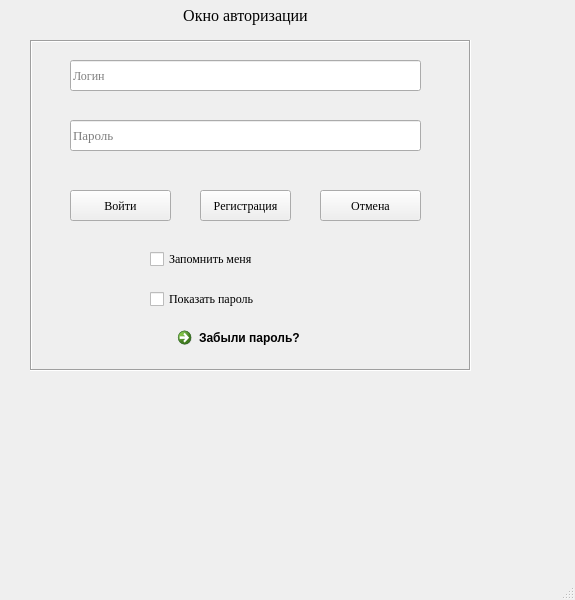
<?xml version="1.0" encoding="UTF-8"?>
<ui version="4.0">
 <class>mainWindow</class>
 <widget class="QMainWindow" name="mainWindow">
  <property name="geometry">
   <rect>
    <x>0</x>
    <y>0</y>
    <width>575</width>
    <height>600</height>
   </rect>
  </property>
  <property name="font">
   <font>
    <family>Times New Roman</family>
    <pointsize>9</pointsize>
   </font>
  </property>
  <property name="windowTitle">
   <string>Авторизация</string>
  </property>
  <widget class="QWidget" name="centralwidget">
   <widget class="QLineEdit" name="lineEdit">
    <property name="geometry">
     <rect>
      <x>70</x>
      <y>60</y>
      <width>351</width>
      <height>31</height>
     </rect>
    </property>
    <property name="statusTip">
     <string/>
    </property>
    <property name="text">
     <string/>
    </property>
    <property name="placeholderText">
     <string>Логин</string>
    </property>
   </widget>
   <widget class="QLineEdit" name="lineEdit_2">
    <property name="geometry">
     <rect>
      <x>70</x>
      <y>120</y>
      <width>351</width>
      <height>31</height>
     </rect>
    </property>
    <property name="font">
     <font>
      <family>Times New Roman</family>
      <pointsize>10</pointsize>
     </font>
    </property>
    <property name="text">
     <string/>
    </property>
    <property name="echoMode">
     <enum>QLineEdit::Password</enum>
    </property>
    <property name="placeholderText">
     <string>Пароль</string>
    </property>
   </widget>
   <widget class="QPushButton" name="pushButton">
    <property name="geometry">
     <rect>
      <x>70</x>
      <y>190</y>
      <width>101</width>
      <height>31</height>
     </rect>
    </property>
    <property name="text">
     <string>Войти</string>
    </property>
   </widget>
   <widget class="QPushButton" name="pushButton_2">
    <property name="geometry">
     <rect>
      <x>200</x>
      <y>190</y>
      <width>91</width>
      <height>31</height>
     </rect>
    </property>
    <property name="text">
     <string>Регистрация</string>
    </property>
   </widget>
   <widget class="QPushButton" name="pushButton_3">
    <property name="geometry">
     <rect>
      <x>320</x>
      <y>190</y>
      <width>101</width>
      <height>31</height>
     </rect>
    </property>
    <property name="text">
     <string>Отмена</string>
    </property>
   </widget>
   <widget class="QCheckBox" name="checkBox">
    <property name="geometry">
     <rect>
      <x>150</x>
      <y>250</y>
      <width>111</width>
      <height>18</height>
     </rect>
    </property>
    <property name="text">
     <string>Запомнить меня</string>
    </property>
   </widget>
   <widget class="QCheckBox" name="checkBox_2">
    <property name="geometry">
     <rect>
      <x>150</x>
      <y>290</y>
      <width>111</width>
      <height>18</height>
     </rect>
    </property>
    <property name="text">
     <string>Показать пароль</string>
    </property>
   </widget>
   <widget class="QCommandLinkButton" name="commandLinkButton">
    <property name="geometry">
     <rect>
      <x>170</x>
      <y>320</y>
      <width>171</width>
      <height>41</height>
     </rect>
    </property>
    <property name="font">
     <font>
      <family>Segoe UI</family>
      <pointsize>9</pointsize>
     </font>
    </property>
    <property name="text">
     <string>Забыли пароль?</string>
    </property>
   </widget>
   <widget class="QLabel" name="label">
    <property name="geometry">
     <rect>
      <x>70</x>
      <y>0</y>
      <width>351</width>
      <height>31</height>
     </rect>
    </property>
    <property name="font">
     <font>
      <family>Times New Roman</family>
      <pointsize>12</pointsize>
     </font>
    </property>
    <property name="text">
     <string>Окно авторизации</string>
    </property>
    <property name="alignment">
     <set>Qt::AlignCenter</set>
    </property>
   </widget>
   <widget class="QFrame" name="frame">
    <property name="geometry">
     <rect>
      <x>30</x>
      <y>40</y>
      <width>441</width>
      <height>331</height>
     </rect>
    </property>
    <property name="frameShape">
     <enum>QFrame::Box</enum>
    </property>
    <property name="frameShadow">
     <enum>QFrame::Sunken</enum>
    </property>
   </widget>
  </widget>
  <widget class="QStatusBar" name="statusbar"/>
 </widget>
 <resources/>
 <connections/>
</ui>
